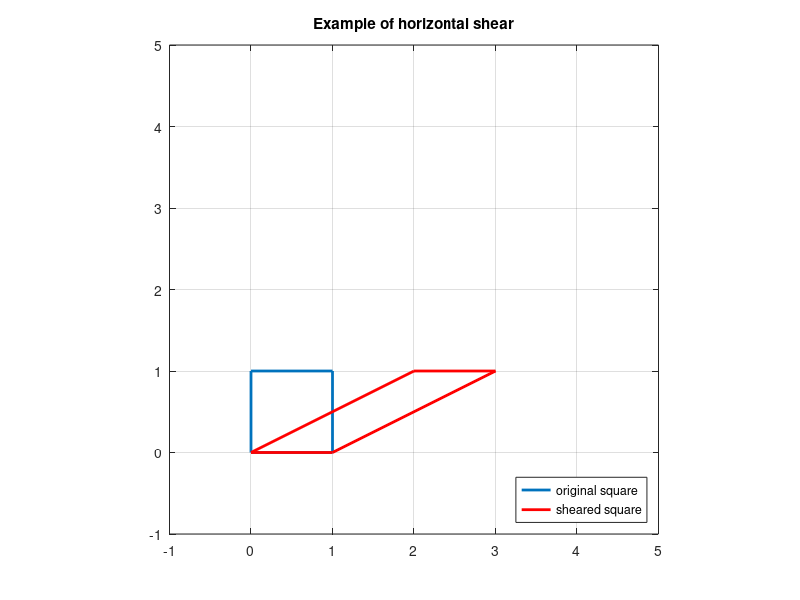

The MATLAB source for this figure:
clf 
S=[0,1,1,0,0;0,0,1,1,0]; 
plot(S(1,:),S(2,:),'linewidth',2) 
hold on 
T=[1,2;0,1];    % shear transformation matrix 
TS=T*S; 
plot(TS(1,:),TS(2,:),'-r','linewidth',2); 
title('Example of horizontal shear') 
legend('original square','sheared square','location','southeast') 
axis equal,axis([-1,5,-1,5]); grid on   %adjust the axis and the window 
hold off
